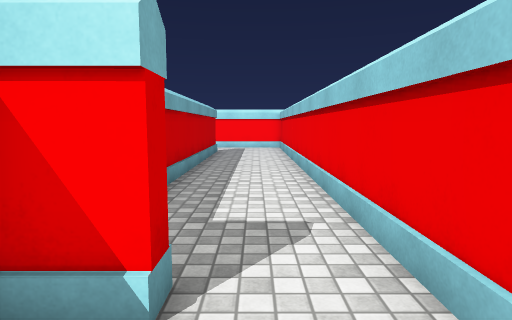
View 1 (above)

23 first-person views from a walk through a Unity game level. The camera is 1.3 m above the floor, tilts 6° down and sees 75° across. The floor is counted in squares, 1 m on a side. Each view is taken from the middle of a square. On the plan, view 1 faces up. The plan holds only what a view shows up to about 14 squares ahead; the rest is blank. The place goes on beyond the plan. Some animated figures are not drawn. Surface patterns are stand-ins for the level's own textures.

View 2
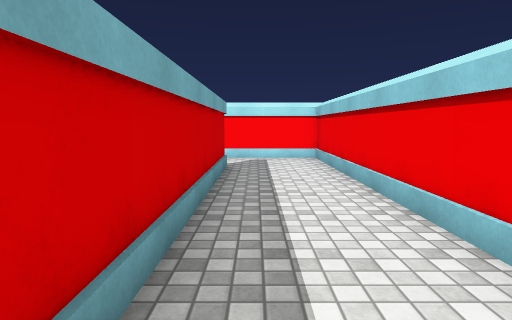

View 3
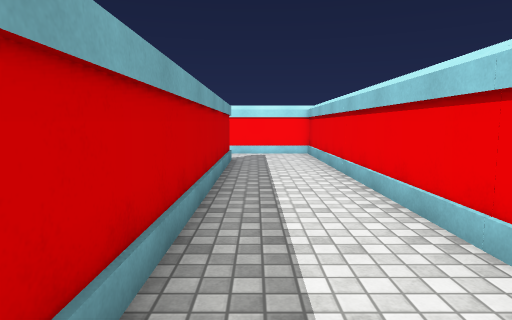

View 4
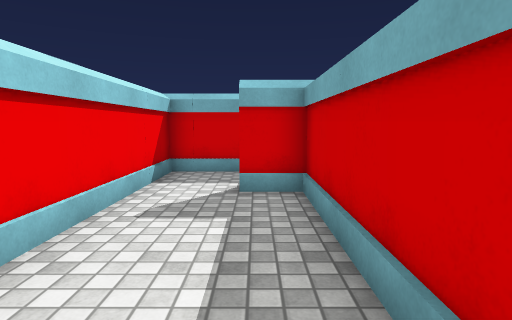

View 5
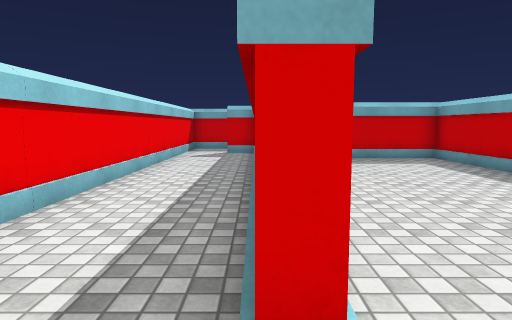

View 6
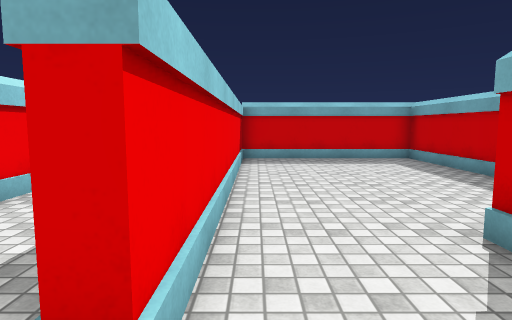

View 7
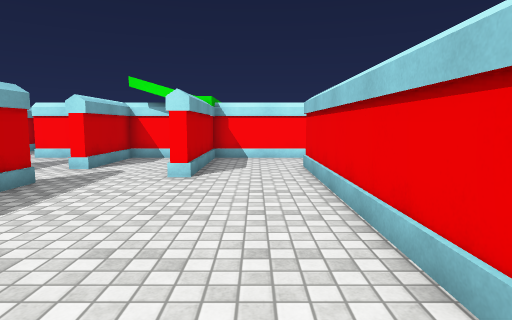

View 8
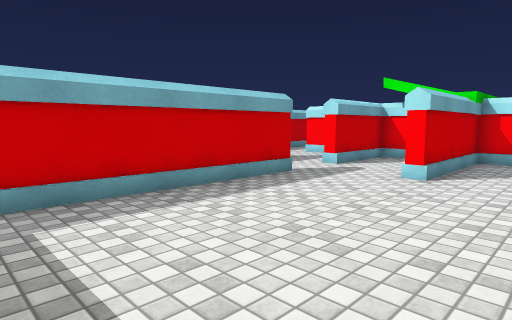

View 9
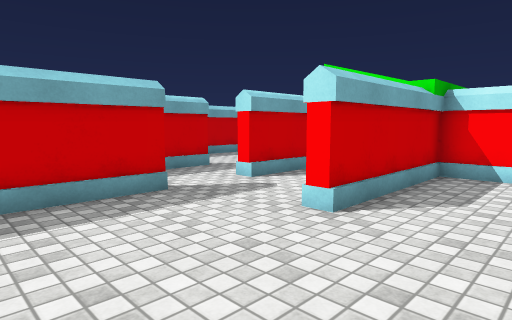

View 10
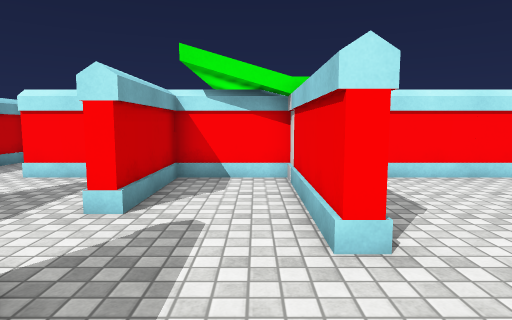

View 11
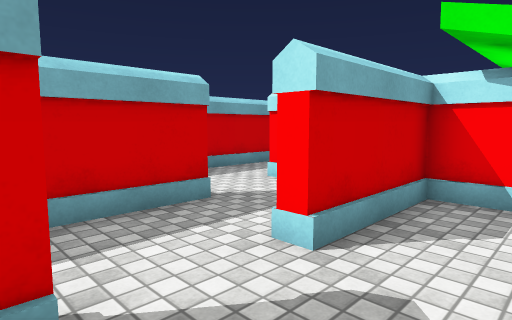

View 12
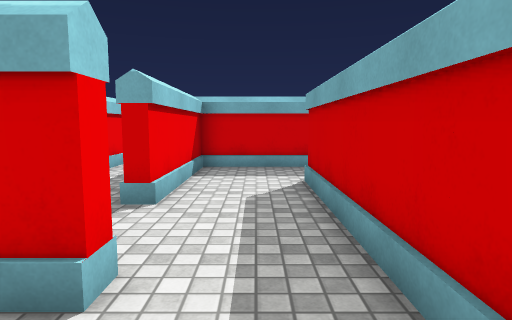

View 13
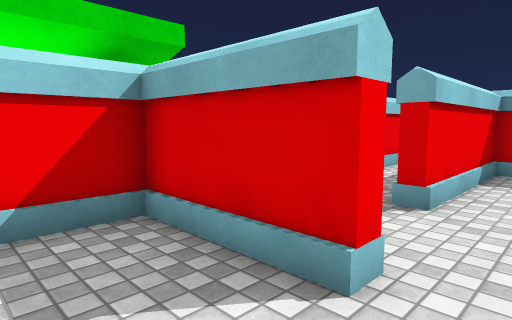

View 14
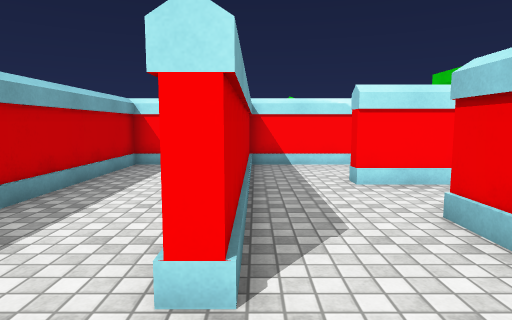

View 15
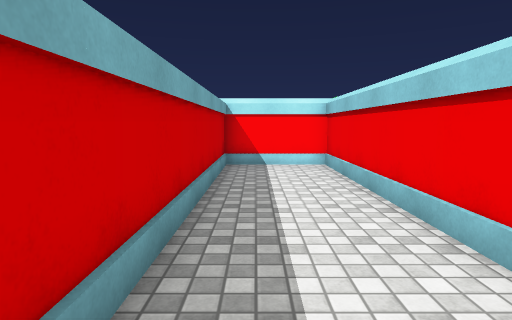

View 16
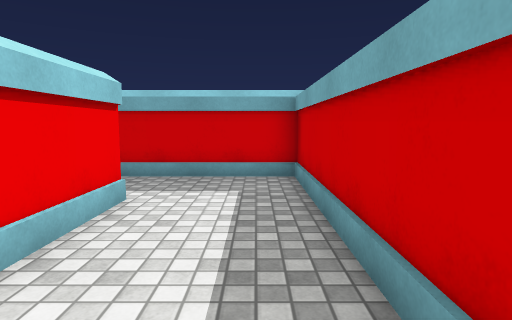

View 17
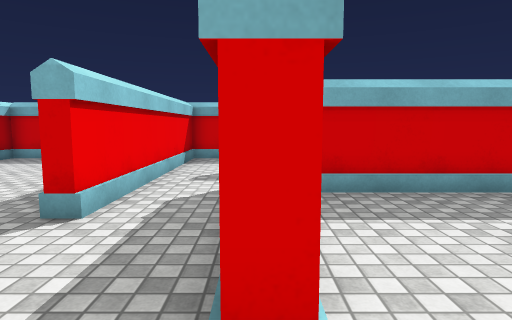

View 18
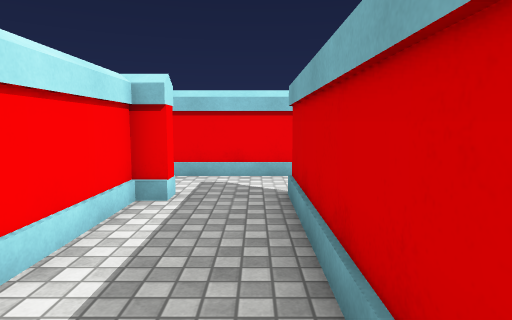

View 19
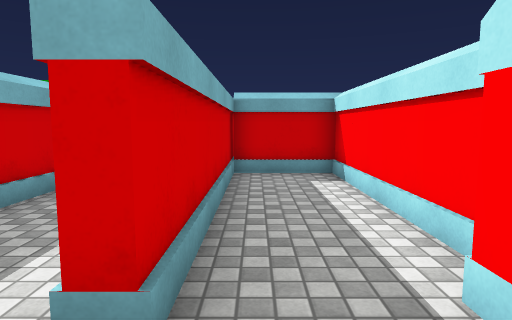

View 20
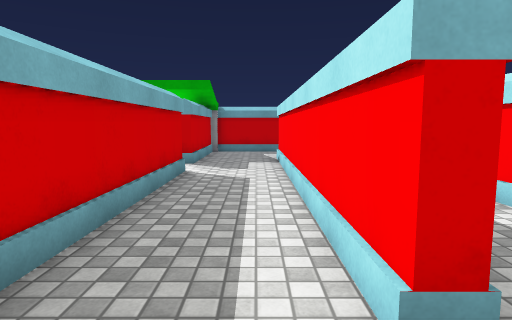

View 21
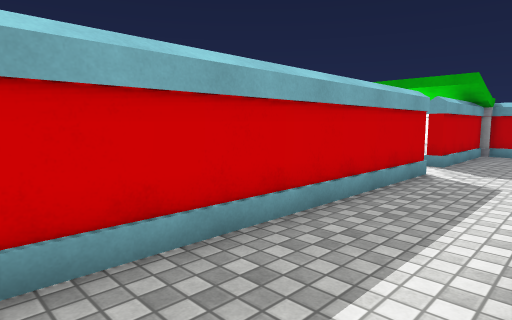

View 22
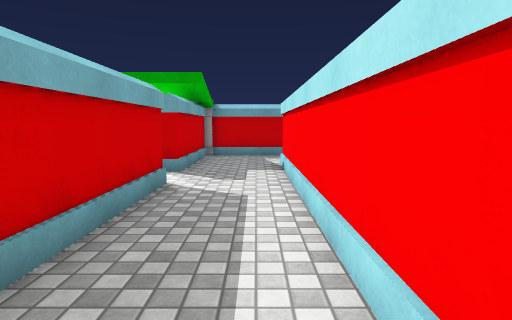

View 23
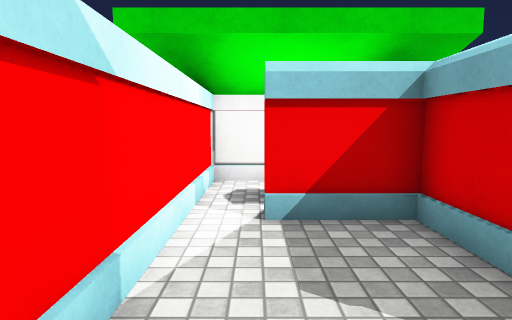

### Floor plan
Ten units are one square. View 1 is at (0, 0); x grows to the right and y downward. Boxes are objects, and circles mark ways between rooms. Rooms are numbered by the first view taken in them; rooms with no view inside come last. Other rooms are left out.
<svg viewBox="-230 -236 249 244">
<path fill="none" stroke="#000" d="M-24 -165 -20 -165 -20 -25 -7 -25 -7 -21 -18 -21M-6 3 14 3 14 -193 -25 -193M-95 -135 -91 -135 -91 -49 -24 -49 -24 -165M-61 -193 -91 -193 -91 -158 -96 -158M-25 -193 -57 -193 -57 -142 -61 -142 -61 -185M-128 -193 -128 -197 -95 -197 -95 -219M-91 -231 -153 -231M-152 -228 -152 -184M-152 -142 -156 -142 -156 -231 -191 -231 -191 -116 -123 -116 -123 -145M-123 -145 -123 -165 -118 -165M-152 -184 -152 -142M-116 -193 -128 -193M-118 -105 -123 -105M-123 -112 -191 -112 -191 -83 -118 -83 -118 -79M-95 -76 -95 -135M-118 -155 -118 -140M-195 -49 -95 -49 -95 -76M-118 -79 -214 -79M-213 -49 -213 -42M-118 -165 -118 -155M-106 -193 -116 -193"/>
<circle cx="-20" cy="-175" r="3" fill="#2a7"/>
<circle cx="-90" cy="-145" r="3" fill="#2a7"/>
<circle cx="-135" cy="-195" r="3" fill="#2a7"/>
<circle cx="-135" cy="-155" r="3" fill="#2a7"/>
<circle cx="-120" cy="-175" r="3" fill="#2a7"/>
<circle cx="-105" cy="-80" r="3" fill="#2a7"/>
<circle cx="-105" cy="-160" r="3" fill="#2a7"/>
<text x="0" y="-90">1</text>
<text x="-60" y="-120">2</text>
<text x="-120" y="-210">3</text>
<text x="-160" y="-160">4</text>
<text x="-130" y="-170">5</text>
<text x="-130" y="-100">6</text>
<text x="-160" y="-60">7</text>
<text x="-110" y="-170">8</text>
</svg>
Room 1 opens to room 2. Room 2 opens to room 6. Room 3 opens to room 5. Room 4 opens to room 5. Room 5 opens to room 8. Room 6 opens to room 7. Room 6 opens to room 8.

Where each view was taken, in squares from view 1:
view 1: 0 up, 0 right, facing up
view 2: 6 up, 1 left, facing up
view 3: 4 up, 1 left, facing up
view 4: 9 up, 1 left, facing down
view 5: 18 up, 2 left, facing down
view 6: 18 up, 3 left, facing down
view 7: 6 up, 4 left, facing up
view 8: 6 up, 3 left, facing up-left
view 9: 10 up, 3 left, facing up-left
view 10: 11 up, 7 left, facing up
view 11: 13 up, 7 left, facing up-left
view 12: 22 up, 14 left, facing down
view 13: 22 up, 14 left, facing down-right
view 14: 12 up, 15 left, facing up
view 15: 12 up, 18 left, facing up
view 16: 20 up, 18 left, facing down
view 17: 18 up, 12 left, facing down
view 18: 9 up, 18 left, facing right
view 19: 9 up, 10 left, facing left
view 20: 7 up, 10 left, facing left
view 21: 8 up, 10 left, facing down-left
view 22: 7 up, 12 left, facing left
view 23: 22 up, 14 left, facing right
